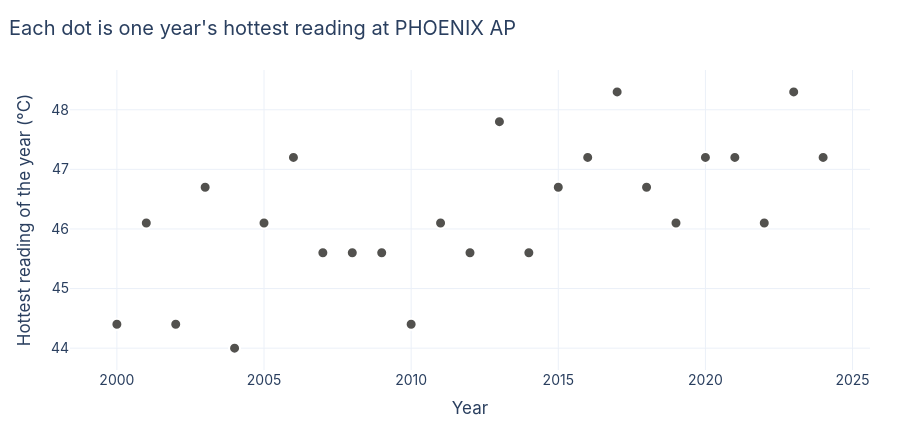

Notebook code for this chart:
### Code cell
def show_station_years():
    fig = go.Figure(go.Scatter(
        x=annual["year"], y=annual["value"], mode="markers",
        marker=dict(size=11, color=PAST, line=dict(width=2, color="white")),
        hovertemplate="%{x}: hottest reading %{y:.1f} °C<extra></extra>",
    ))
    layout(fig, f"Each dot is one year's hottest reading at {station['name']}",
           xaxis_title="Year", yaxis_title="Hottest reading of the year (°C)", showlegend=False)
    fig.show()


if station is not None:
    show_station_years()

### Figure 1 — Plotly figure (JSON) as saved in the notebook; plotly's stock layout.template omitted (floating-point values rounded to 4 significant figures)
{"data": [{"hovertemplate": "%{x}: hottest reading %{y:.1f} °C<extra></extra>", "marker": {"color": "#52514e", "line": {"color": "white", "width": 2}, "size": 11}, "mode": "markers", "type": "scatter", "x": [2000, 2001, 2002, 2003, 2004, 2005, 2006, 2007, 2008, 2009, 2010, 2011, 2012, 2013, 2014, 2015, 2016, 2017, 2018, 2019, 2020, 2021, 2022, 2023, 2024], "y": [44.4, 46.1, 44.4, 46.7, 44.0, 46.1, 47.2, 45.6, 45.6, 45.6, 44.4, 46.1, 45.6, 47.8, 45.6, 46.7, 47.2, 48.3, 46.7, 46.1, 47.2, 47.2, 46.1, 48.3, 47.2]}], "layout": {"font": {"family": "Inter, Helvetica, Arial, sans-serif", "size": 14}, "height": 430, "margin": {"b": 60, "l": 70, "r": 30, "t": 70}, "showlegend": false, "title": {"text": "Each dot is one year's hottest reading at PHOENIX AP", "x": 0.01}, "xaxis": {"title": {"text": "Year"}}, "yaxis": {"title": {"text": "Hottest reading of the year (°C)"}}}}
